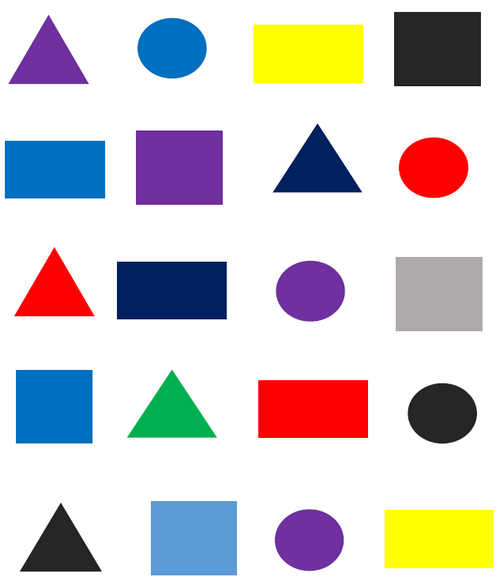
#> input picture Basic Function in openCV/shapes.jpg, 500 x 585 px
$ python contourdetection.py   (older library calls are emulated)
#> lines starting #> are read from the running program, lines starting #| are printed output that depends on the picture; after the words box and inside, x2 and y2 are one past the last pixel; in counts of white or black regions, pixels touching at a corner belong together
import cv2

# Function for Contour detection

def getContours(img):
    _, contours, _= cv2.findContours(img, cv2.RETR_EXTERNAL, cv2.CHAIN_APPROX_NONE)
    #contours, hierarchy = cv2.findContours(img, cv2.RETR_EXTERNAL, cv2.CHAIN_APPROX_NONE)
    for cnt in contours:
        area = cv2.contourArea(cnt)
        if area> 70:
            cv2.drawContours(imgContour, cnt, -1, (255,0,0), 3)
            peri = cv2.arcLength(cnt, True)
            approx = cv2.approxPolyDP(cnt, 0.03*peri, True)
            objCor = len(approx)
            x, y, w, h = cv2.boundingRect(approx)

            if objCor == 3 :
                objectType = 'Tri'
            elif objCor == 4:
                aspRatio = w/float(h)
                if aspRatio >0.95 and aspRatio<1.05:
                    objectType = "Square"
                else:
                    objectType = "Rectangle"
            elif objCor > 4:
                objectType = "Circle"
            else:
                objectType = "None"
            cv2.rectangle(imgContour, (x,y), (x+w, y+h), (0,255,0), 2)
            cv2.putText(imgContour, objectType, (x+(w//2)-10, y+(h//2)-10), cv2.FONT_HERSHEY_COMPLEX, 0.7, (0,0,0), 2 )


# Importing Image and Converting into gray image for canny detection

path = "shapes.jpg"

img = cv2.imread(path)
#> img is the input picture: shape (585, 500, 3); mean B, G, R 205.4, 204, 208.5
imgContour = img.copy()
imgGray = cv2.cvtColor(img, cv2.COLOR_BGR2GRAY)
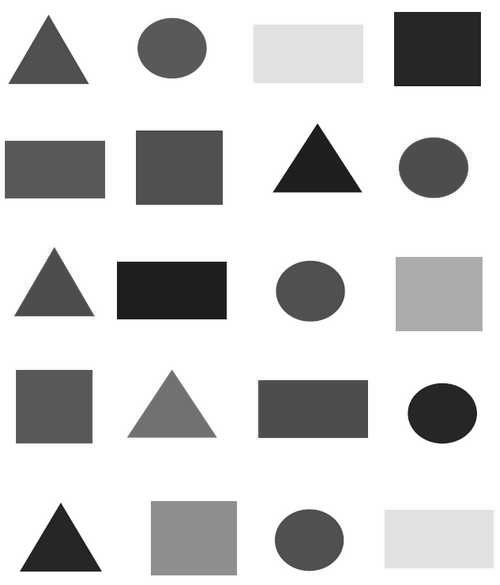
#> imgGray: shape (585, 500); min 0, max 255, mean 205.5
imgBlur = cv2.GaussianBlur(imgGray, (7,7), 1)
imgCanny = cv2.Canny(imgBlur,50,50)
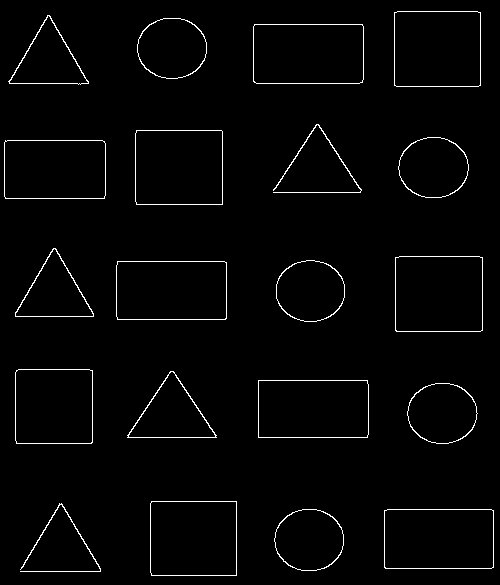
#> imgCanny: shape (585, 500); 2% white in thin lines or dots

# Calling the Function

getContours(imgCanny)
#> in getContours, `_, contours, _= cv2.findContours(img, cv2.RETR_EXTERNAL, cv2.CHAIN_APP..`: contours = 20 contours; largest, box (x1, y1, x2, y2) and area: (395, 256, 483, 332) 6517, (253, 24, 364, 84) 6478, (394, 11, 481, 87) 6442, (135, 130, 223, 205) 6432, (384, 509, 494, 569) 6425
#> the loop in getContours, `for cnt in contours:` made 20 passes
#> (area, peri, approx, objCor, x, y, w, h) on passes 1, 4, 6, 8, 9, 11, 13, 15: (6425, 333.7, [[384, 510], [385, 568], [493, 567], [493, 510]], 4, 384, 510, 110, 59), (6360, 318.8, [[151, 501], [151, 575], [236, 575], [236, 501]], 4, 151, 501, 86, 75), (6264, 332.8, [[258, 380], [258, 437], [367, 437], [367, 380]], 4, 258, 380, 110, 58), (5688.5, 299.1, [[16, 370], [16, 443], [92, 442], [92, 370]], 4, 16, 370, 77, 74), (6372, 333.7, [[117, 261], [117, 319], [226, 318], [226, 262]], 4, 117, 261, 110, 59), (6517, 321.7, [[395, 257], [396, 331], [482, 330], [482, 257]], 4, 395, 257, 88, 75), (5847.5, 315.9, [[5, 140], [5, 198], [104, 198], [104, 141]], 4, 5, 140, 100, 59), (6432.5, 320.2, [[136, 130], [136, 204], [222, 204], [221, 130]], 4, 136, 130, 87, 75)
#> (area, peri, approx, objCor, x, y, w, h) on passes 7, 12, 19: (3098, 261.3, [[127, 435], [216, 437], [173, 371]], 3, 127, 371, 90, 67), (2843, 247.5, [[53, 248], [15, 316], [93, 316]], 3, 15, 248, 79, 69), (2800.5, 251.4, [[8, 81], [88, 83], [49, 15]], 3, 8, 15, 81, 69)
#> after the loop in getContours, `for cnt in contours:`:
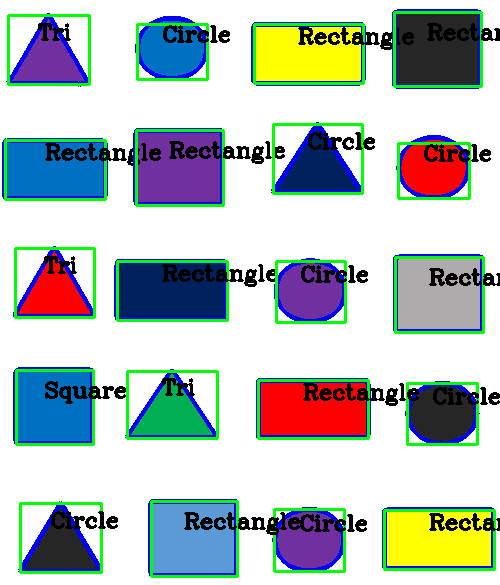
#> imgContour: shape (585, 500, 3); 15.22% of pixels changed, all inside (x1, y1, x2, y2) = (2, 9, 500, 578)


#Viewing the Result

cv2.imshow('Original', img)
#cv2.imshow('Grey', imgGray)
#cv2.imshow('Blur', imgBlur)
cv2.imshow('Canny', imgCanny)
cv2.imshow('Contour', imgContour )
cv2.waitKey(0)
